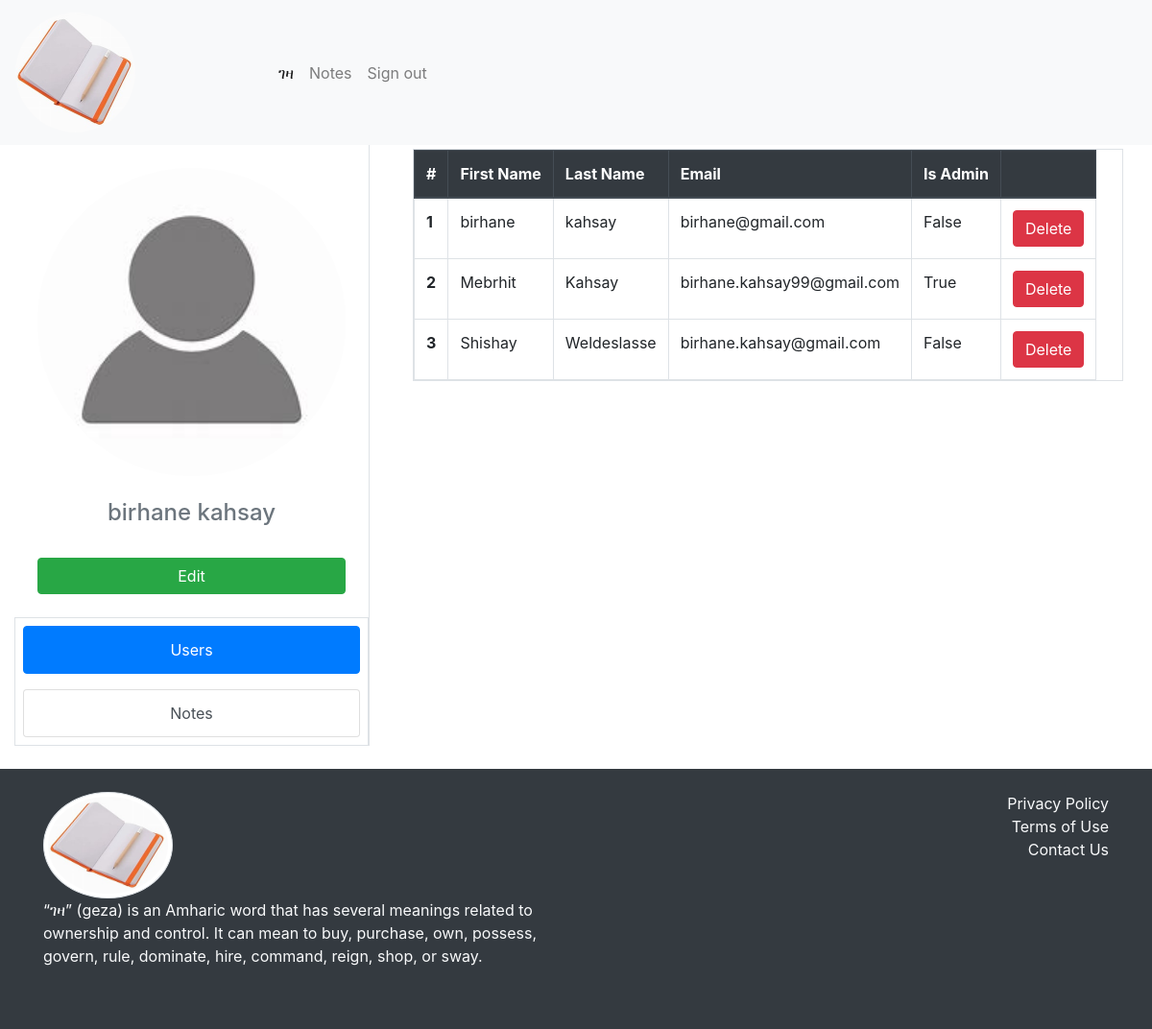
Page /profile/profile (signed in) on the committed database.
### note/models.py (models this page shows)
class User(note_db.Model, UserMixin):
    id = note_db.Column(note_db.Integer, primary_key = True)
    email = note_db.Column(note_db.String(150), unique = True)
    password = note_db.Column(note_db.String(200))
    first_name = note_db.Column(note_db.String(100))
    last_name = note_db.Column(note_db.String(100))
    is_admin = note_db.Column(note_db.Boolean, default = False)
    notes = note_db.relationship('Note')

### note/profile.py (the view)
@profile.route('/profile')
@login_required
def user_profile():
    all_users = User.query.all()
    mapper = "users"
    return render_template("dashboard.html", category = mapper, user=current_user, all_note_users = all_users, is_updating = update_controller)

### note/__init__.py (called while the page is built)
def create_app():
    app = Flask(__name__)
    app.config['SECRET_KEY'] = "HSGGDGjajajdkdgugd"
    app.config['SQLALCHEMY_DATABASE_URI'] = f'sqlite:///{DB_Name}'
    note_db.init_app(app)
    from .views import views
    from .auth import auth
    from .profile import profile
    app.register_blueprint(views,url_prefix = '/')
    app.register_blueprint(auth,url_prefix = '/auth/')
    app.register_blueprint(profile, url_prefix ='/profile/')
    from .models import User, Note
    create_database(app)
    login_manager = LoginManager()
    login_manager.init_app(app)
    login_manager.login_view = 'auth.login'
    @login_manager.user_loader
    def load_user(id):
        return User.query.get(int(id))
    return app

### note/templates/dashboard.html (shortened to what this page needs)
<!DOCTYPE html>
<html lang="en">
<head>
    <link rel="stylesheet" href="https://stackpath.bootstrapcdn.com/bootstrap/4.3.1/css/bootstrap.min.css">
</head>
<body>
    {% include "navbar.html" %}
    <div class="container-fluid">
        <div class="row">
            <div class="col-md-4">
                {% include "dashboardManager.html" %}
            </div>
            <div class="col-md-8">
                    {% include "dashboardViewer.html" %}
            </div>
        </div>
    </div>
{%  include "footer.html" %}
</body>
</html>

### note/templates/dashboardManager.html
<div class="d-flex flex-column bg-purple-dark border-right" id="wrapper">
    <div class="d-flex flex-column h-50 m-4 justify-content-start text-body  align-center rounded text-white">
        <img class="rounded-circle h-20 w-20" src="{{url_for('static', filename='profile.jpeg')}}" alt=" profile">
        <p class="text-center text-secondary p-4 h4">{{ user.first_name + " " + user.last_name}}</p>
        <a href="/profile/user/update/{{user.id}}" class="btn btn-success">Edit</a>
    </div>
    <ul class="list-group list-unstyled d-inline text-center border">
        <li class="p-2"><a class="list-group-item hover-shadow list-group-item-action active" href="/profile/profile">Users</a></li>
        <li class="p-2"><a class="list-group-item hover-shadow  list-group-item-action" href="/profile/get-all-notes">Notes</a></li>
    </ul>
</div>

### note/templates/dashboardViewer.html
<div class="container mt-1">
    {% if is_updating %}
    <div class="card-body">
        <form method="POST" action="/profile/user/update/{{retrieved.id}}/123456098">
            <div class="form-group">
                <label for="firstName">First Name</label>
                <input type="text" class="form-control" id="firstName" value="{{retrieved.first_name}}" name="firstName" required>
            </div>
            <div class="form-group">
                <label for="lastName">Last Name</label>
                <input type="text" class="form-control" value="{{retrieved.last_name}}" id="lastName" name="lastName" required>
            </div>
            <div class="form-group">
                <label for="password">Password</label>
                <input type="password" class="form-control" id="password" value="{{retrieved.password}}" name="password" required>
            </div>
            <button type="submit" class="btn btn-success">Update</button>
        </form>
    </div>
    {% else %}
        {% if category == "users" %}
            <table class="table table-bordered table-responsive">
                <thead class="thead-dark">
                    <tr>
                        <th scope="col">#</th>
                        <th scope="col">First Name</th>
                        <th scope="col">Last Name</th>
                        <th scope="col">Email</th>
                        <th scope="col">Is Admin</th>
                        <th scope="colgroup" colspan="2"></th>
                    </tr>
                </thead>
                <tbody>
                    {% for user in all_note_users %}
                    <tr>
                        <th scope="row">{{ user.id  }}</th>
                        <td>{{ user.first_name }}</td>
                        <td>{{ user.last_name }}</td>
                        <td>{{ user.email }}</td>
                        <td>{{ user.is_admin }}</td>
                        <td><a href="/profile/user/delete/{{user.id}}" class="btn btn-danger">Delete</a></td>
                    </tr>
                    {% endfor %}
                </tbody>
            </table>
        {% elif category == "notes" %}
            {% include "adminNotes.html" %}
        {% endif %}
    {% endif %}
</div>

### rows in the picture
User: first_name+last_name "birhane kahsay", id "1", first_name "birhane", last_name "kahsay", email "birhane@gmail.com", is_admin "False"
User: id "2", first_name "Mebrhit", last_name "Kahsay", email "birhane.kahsay99@gmail.com", is_admin "True"
User: id "3", first_name "Shishay", last_name "Weldeslasse", email "birhane.kahsay@gmail.com", is_admin "False"
